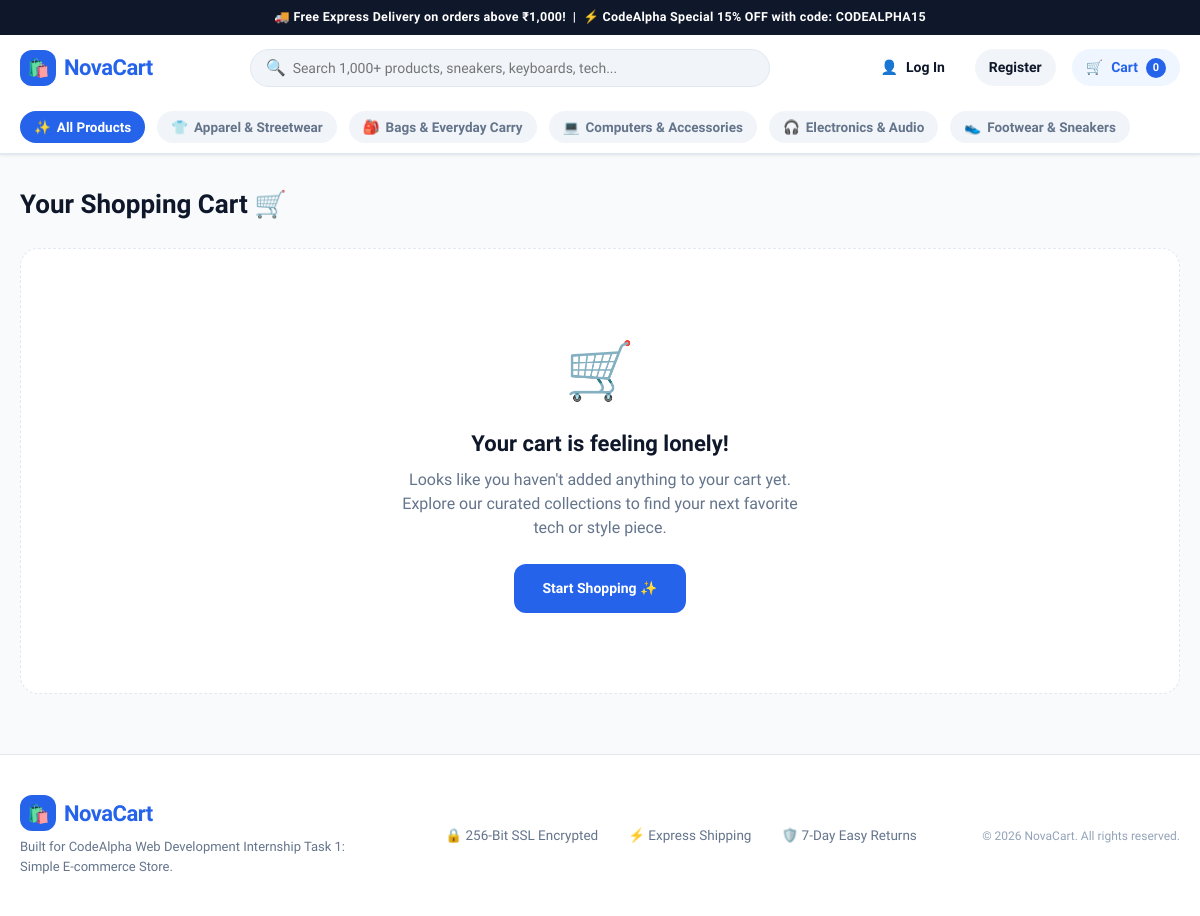
Page /cart/ on the committed database.
### store/models.py (models this page shows, shortened)
class Category(models.Model):
    name = models.CharField(max_length=100)
    slug = models.SlugField(max_length=120, unique=True, blank=True)
    description = models.TextField(blank=True)
    icon = models.CharField(max_length=30, blank=True, default='🛍️')
    class Meta:
        verbose_name_plural = 'Categories'
        ordering = ['name']

### store/views.py (the view)
# urls.py: path('cart/', views.cart_detail_view, name='cart_detail'),
def cart_detail_view(request):
    cart = Cart(request)
    return render(request, 'store/cart.html', {'cart': cart})

### store/cart.py (called while the page is built)
    def __len__(self):
        return sum(item['quantity'] for item in self.cart.values())

### store/context_processors.py (called while the page is built)
def store_context(request):
    return {
        'cart': Cart(request),
        'cart_count': len(Cart(request)),
        'nav_categories': Category.objects.all()[:6],
    }

### templates/store/cart.html (shortened to what this page needs)
{% extends 'base.html' %}
{% load static %}
{% block content %}
<h1 style="font-size: 26px; font-weight: 800; margin-bottom: 24px;">Your Shopping Cart 🛒</h1>
{% if cart %}
  <div style="display: grid; grid-template-columns: 2fr 1fr; gap: 32px; align-items: start;">
    <div style="background: #fff; border: 1px solid var(--border); border-radius: var(--radius-lg); overflow: hidden; box-shadow: var(--shadow-sm);">
      <table class="cart-table">
        <thead>
          <tr>
            <th>Product</th>
            <th>Price</th>
            <th>Quantity</th>
            <th>Total</th>
            <th>Action</th>
          </tr>
        </thead>
        <tbody>
          {% for item in cart %}
            <tr>
              <td>
                <div style="display: flex; align-items: center; gap: 14px;">
                  <img src="{{ item.product.image_url }}" alt="{{ item.product.name }}" style="width: 60px; height: 60px; object-fit: cover; border-radius: var(--radius-sm); border: 1px solid var(--border);">
                  <div>
                    <a href="{% url 'product_detail' item.product.slug %}" style="font-weight: 700; font-size: 14px; display: block; margin-bottom: 4px;">
                      {{ item.product.name }}
                    </a>
                    <span style="font-size: 12px; color: var(--text-muted);">{{ item.product.category.name }}</span>
                  </div>
                </div>
              </td>
              <td style="font-weight: 700; font-size: 14px;">₹{{ item.price }}</td>
              <td>
                <form method="POST" action="{% url 'cart_update' item.product.id %}" style="display: flex; align-items: center; gap: 6px;">
                  {% csrf_token %}
                  <input type="number" name="quantity" value="{{ item.quantity }}" min="1" max="{{ item.product.stock }}" style="width: 55px; padding: 6px; border: 1px solid var(--border); border-radius: var(--radius-sm); text-align: center; font-weight: 600;">
                  <button type="submit" title="Update quantity" style="font-size: 13px; color: var(--primary); font-weight: 700; padding: 4px 8px; border-radius: var(--radius-sm); background: var(--primary-light);">
                    ↻
                  </button>
                </form>
              </td>
              <td style="font-weight: 800; font-size: 15px; color: var(--primary);">₹{{ item.total_price }}</td>
              <td>
                <form method="POST" action="{% url 'cart_remove' item.product.id %}">
                  {% csrf_token %}
                  <button type="submit" style="color: var(--danger); font-size: 18px; padding: 4px;" title="Remove item">
                    🗑️
                  </button>
                </form>
              </td>
            </tr>
          {% endfor %}
        </tbody>
      </table>
      <div style="padding: 16px 20px; background: var(--bg-subtle); display: flex; justify-content: space-between; align-items: center;">
        <a href="{% url 'product_list' %}" style="font-size: 14px; font-weight: 600; color: var(--primary);">← Continue Shopping</a>
      </div>
    </div>
    <div style="background: #fff; border: 1px solid var(--border); border-radius: var(--radius-lg); padding: 24px; box-shadow: var(--shadow-sm);">
      <h2 style="font-size: 18px; font-weight: 800; margin-bottom: 20px;">Order Summary</h2>
      <div style="display: flex; justify-content: space-between; margin-bottom: 12px; font-size: 14px; color: var(--text-muted);">
        <span>Subtotal</span>
        <span style="font-weight: 700; color: var(--text-main);">₹{{ cart.get_subtotal }}</span>
      </div>
      <div style="display: flex; justify-content: space-between; margin-bottom: 12px; font-size: 14px; color: var(--text-muted);">
        <span>Delivery Fee</span>
        <span>
          {% if cart.get_shipping_fee == 0 %}
            <span style="color: var(--success); font-weight: 700;">FREE</span>
          {% else %}
            <span style="font-weight: 700; color: var(--text-main);">₹{{ cart.get_shipping_fee }}</span>
          {% endif %}
        </span>
      </div>
      <div style="border-top: 1px solid var(--border); margin: 16px 0; padding-top: 16px; display: flex; justify-content: space-between; font-size: 18px; font-weight: 800;">
        <span>Total Amount</span>
        <span style="color: var(--primary);">₹{{ cart.get_total }}</span>
      </div>
      <a href="{% url 'checkout' %}" class="btn-primary" style="width: 100%; padding: 14px; font-size: 15px; margin-top: 10px;">
        Proceed to Checkout →
      </a>
      <div style="margin-top: 20px; text-align: center; font-size: 12.5px; color: var(--text-muted);">
        🔒 Safe & Secure 256-Bit SSL Checkout
      </div>
    </div>
  </div>
{% else %}
  <div style="text-align: center; padding: 80px 20px; background: #fff; border-radius: var(--radius-lg); border: 1px dashed var(--border);">
    <div style="font-size: 56px; margin-bottom: 14px;">🛒</div>
    <h2 style="font-size: 22px; font-weight: 800; margin-bottom: 8px;">Your cart is feeling lonely!</h2>
    <p style="color: var(--text-muted); max-width: 420px; margin: 0 auto 24px auto;">
      Looks like you haven't added anything to your cart yet. Explore our curated collections to find your next favorite tech or style piece.
    </p>
    <a href="{% url 'product_list' %}" class="btn-primary" style="padding: 14px 28px;">
      Start Shopping ✨
    </a>
  </div>
{% endif %}
{% endblock %}

### templates/base.html (shortened to what this page needs)
{% load static %}
<!DOCTYPE html>
<html lang="en">
<head>
  <link rel="stylesheet" href="{% static 'css/style.css' %}">
</head>
<body>
  <div class="top-announcement">
    🚚 Free Express Delivery on orders above ₹1,000! &nbsp;|&nbsp; ⚡ CodeAlpha Special 15% OFF with code: <strong>CODEALPHA15</strong>
  </div>
  <header class="site-navbar">
    <div class="nav-container">
      <a href="{% url 'product_list' %}" class="brand-logo">
        <div class="brand-icon">🛍️</div>
        <span>NovaCart</span>
      </a>
      <div class="search-form-wrap">
        <form method="GET" action="{% url 'product_list' %}">
          <span class="nav-search-icon">🔍</span>
          <input type="text" name="q" value="{{ request.GET.q|default:'' }}" class="nav-search-input" placeholder="Search 1,000+ products, sneakers, keyboards, tech...">
        </form>
      </div>
      <div class="nav-actions">
        {% if user.is_authenticated %}
          <a href="{% url 'order_history' %}" class="nav-btn">
            <span>📦</span>
            <span>My Orders</span>
          </a>
          <a href="{% url 'logout' %}" class="nav-btn" style="color: var(--text-muted);">
            <span>Logout ({{ user.first_name|default:user.username }})</span>
          </a>
        {% else %}
          <a href="{% url 'login' %}" class="nav-btn">
            <span>👤</span>
            <span>Log In</span>
          </a>
          <a href="{% url 'signup' %}" class="nav-btn" style="background: var(--bg-subtle);">
            <span>Register</span>
          </a>
        {% endif %}
        <a href="{% url 'cart_detail' %}" class="nav-btn cart-btn">
          <span>🛒</span>
          <span>Cart</span>
          <span class="cart-badge">{{ cart_count }}</span>
        </a>
      </div>
    </div>
    <nav class="category-nav-strip">
      <div class="category-nav-inner">
        <a href="{% url 'product_list' %}" class="category-pill {% if not request.GET.category %}active{% endif %}">
          <span>✨</span>
          <span>All Products</span>
        </a>
        {% for cat in nav_categories %}
          <a href="{% url 'product_list' %}?category={{ cat.slug }}" class="category-pill {% if request.GET.category == cat.slug %}active{% endif %}">
            <span>{{ cat.icon }}</span>
            <span>{{ cat.name }}</span>
          </a>
        {% endfor %}
      </div>
    </nav>
  </header>
  <main class="page-container">
    {% block content %}{% endblock %}
  </main>
  <footer class="site-footer">
    <div class="footer-inner">
      <div>
        <div class="brand-logo" style="margin-bottom: 6px;">
          <div class="brand-icon">🛍️</div>
          <span>NovaCart</span>
        </div>
        <p style="font-size: 13px; color: var(--text-muted); max-width: 360px;">
          Built for CodeAlpha Web Development Internship Task 1: Simple E-commerce Store.
        </p>
      </div>
      <div style="display: flex; gap: 30px; font-size: 13.5px; color: var(--text-muted);">
        <div>🔒 256-Bit SSL Encrypted</div>
        <div>⚡ Express Shipping</div>
        <div>🛡️ 7-Day Easy Returns</div>
      </div>
      <div style="font-size: 12px; color: var(--text-light);">
        &copy; 2026 NovaCart. All rights reserved.
      </div>
    </div>
  </footer>
</body>
</html>

### static/css/style.css (style rules this page uses)
:root { --primary: #2563EB; --primary-hover: #1D4ED8; --primary-light: #EFF6FF; --accent: #F59E0B; --success: #10B981; --danger: #EF4444; --bg-page: #F8FAFC; --bg-card: #FFFFFF; --bg-subtle: #F1F5F9; --text-main: #0F172A; --text-muted: #64748B; --text-light: #94A3B8; --border: #E2E8F0; --border-focus: #93C5FD; --radius-sm: 6px; --radius-md: 12px; --radius-lg: 18px; --radius-full: 9999px; --shadow-sm: 0 1px 3px rgba(0,0,0,0.06); --shadow-md: 0 4px 16px -2px rgba(0,0,0,0.08); --shadow-lg: 0 12px 32px -4px rgba(0,0,0,0.12); }
*, *::before, *::after { box-sizing: border-box; margin: 0; padding: 0; }
body { font-family: 'Plus Jakarta Sans', -apple-system, BlinkMacSystemFont, sans-serif; background-color: var(--bg-page); color: var(--text-main); line-height: 1.5; min-height: 100vh; display: flex; flex-direction: column; }
a { color: inherit; text-decoration: none; }
button, input, select, textarea { font-family: inherit; color: inherit; }
.top-announcement { background: var(--text-main); color: #FFFFFF; font-size: 12.5px; text-align: center; padding: 8px 16px; font-weight: 600; letter-spacing: 0.3px; }
.site-navbar { background: #FFFFFF; border-bottom: 1px solid var(--border); position: sticky; top: 0; z-index: 100; box-shadow: var(--shadow-sm); }
.nav-container { max-width: 1280px; margin: 0 auto; padding: 14px 20px; display: flex; align-items: center; justify-content: space-between; gap: 20px; }
.brand-logo { display: flex; align-items: center; gap: 8px; font-size: 22px; font-weight: 800; color: var(--primary); letter-spacing: -0.5px; }
.brand-icon { width: 36px; height: 36px; background: var(--primary); color: #fff; border-radius: var(--radius-md); display: flex; align-items: center; justify-content: center; font-size: 18px; }
.search-form-wrap { flex: 1; max-width: 520px; position: relative; }
.nav-search-input { width: 100%; background: var(--bg-subtle); border: 1px solid var(--border); border-radius: var(--radius-full); padding: 10px 18px 10px 42px; font-size: 14px; transition: all 0.2s; }
.nav-search-icon { position: absolute; left: 16px; top: 50%; transform: translateY(-50%); color: var(--text-muted); }
.nav-actions { display: flex; align-items: center; gap: 16px; }
.nav-btn { display: flex; align-items: center; gap: 8px; font-size: 14px; font-weight: 600; color: var(--text-main); padding: 8px 14px; border-radius: var(--radius-full); transition: background 0.15s; }
.cart-btn { position: relative; background: var(--primary-light); color: var(--primary); }
.cart-badge { background: var(--primary); color: #fff; font-size: 11px; font-weight: 800; width: 20px; height: 20px; border-radius: var(--radius-full); display: flex; align-items: center; justify-content: center; }
.category-nav-strip { background: #FFFFFF; border-bottom: 1px solid var(--border); padding: 10px 20px; overflow-x: auto; }
.category-nav-inner { max-width: 1280px; margin: 0 auto; display: flex; gap: 12px; align-items: center; }
.category-pill { font-size: 13.5px; font-weight: 600; color: var(--text-muted); padding: 6px 14px; border-radius: var(--radius-full); background: var(--bg-subtle); display: inline-flex; align-items: center; gap: 6px; white-space: nowrap; transition: all 0.15s; }
.category-pill:hover, .category-pill.active { background: var(--primary); color: #fff; }
.page-container { max-width: 1280px; margin: 0 auto; padding: 30px 20px 60px 20px; flex: 1; width: 100%; }
.btn-primary { background: var(--primary); color: #fff; font-size: 14px; font-weight: 700; padding: 12px 24px; border-radius: var(--radius-md); display: inline-flex; align-items: center; justify-content: center; gap: 8px; transition: all 0.2s; }
.site-footer { background: #FFFFFF; border-top: 1px solid var(--border); padding: 40px 20px; margin-top: auto; }
.footer-inner { max-width: 1280px; margin: 0 auto; display: flex; justify-content: space-between; align-items: center; flex-wrap: wrap; gap: 20px; }

### rows in the picture
Category: icon "👕", name "Apparel & Streetwear"
Category: icon "🎒", name "Bags & Everyday Carry"
Category: icon "💻", name "Computers & Accessories"
Category: icon "🎧", name "Electronics & Audio"
Category: icon "👟", name "Footwear & Sneakers"

### other values in the picture
{{ cart_count }} "0"
